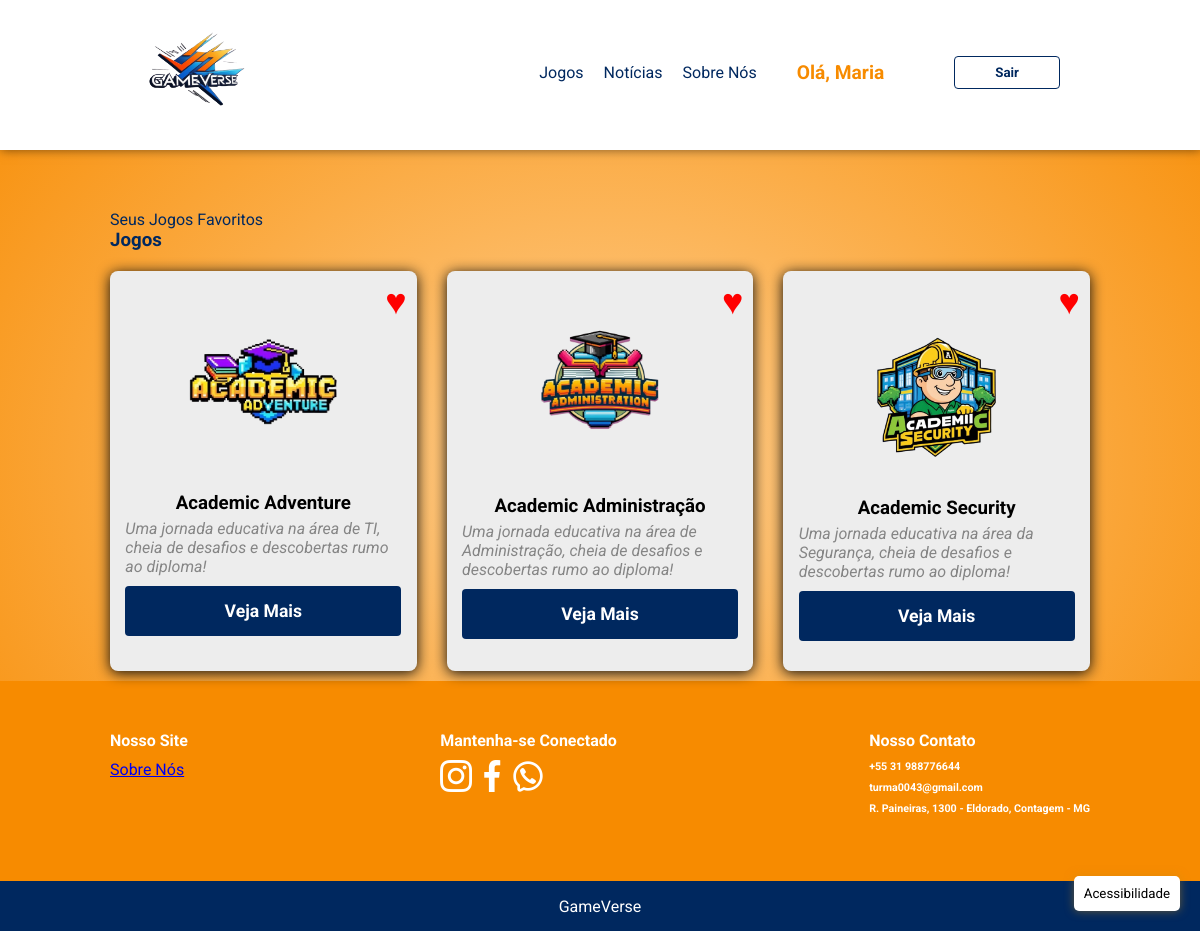
Screenshot of /jogos_favoritos.php (signed in) with the database file from the repository.
### tables this page shows
CREATE TABLE IF NOT EXISTS `jogos` (
  `id` int NOT NULL AUTO_INCREMENT,
  `nome` varchar(255) NOT NULL,
  `descricao` text,
  `imagem` varchar(255) DEFAULT NULL,
  PRIMARY KEY (`id`)
);

### jogos_favoritos.php (the view, shortened to what this page needs)
<?php
include 'conexao.php';
$id_user = $_SESSION['user_id'];
$query = "SELECT j.* FROM jogos j
          JOIN favoritos f ON j.id = f.id_jogo
          WHERE f.id_user = :id_user";
$stmt = $conn->prepare($query);
$stmt->bindParam(':id_user', $id_user, PDO::PARAM_INT);
$stmt->execute();
$favoritos = $stmt->fetchAll(PDO::FETCH_ASSOC);
$class_map = [
    '1' => 'card-item_fav-0',
    '2' => 'card-item_fav-1',
    '3' => 'card-item_fav-2',
];
?>
<!DOCTYPE html>
<html lang="pt-br">
<head>
    <link rel="stylesheet" href="/HTML_PROJECT/styles/favorites.css">
    <link rel="stylesheet" href="https://unicons.iconscout.com/release/v4.0.8/css/line.css">
</head>
<body>
    <button id="open-accessibility" aria-label="Abrir painel de acessibilidade">Acessibilidade</button>
    <header>
        <div class="content">
            <nav>
                <p class="brand">
                    <a href="index.php">
                        <img src="/HTML_PROJECT/assets/Logo2.png" alt="Logo GameVerse" class="logo">
                    </a>
                </p>
                <ul>
                    <li><a href="index.php#games">Jogos</a></li>
                    <li><a href="index.php#galery">Notícias</a></li>
                    <li><a href="about.php  ">Sobre Nós</a></li>
                    <?php if (isset($_SESSION['usuario'])): ?>
                        <li class="dropdown">
                            <div class="user-container" onclick="toggleDropdown()">
                                <span>Olá, <?php echo $_SESSION['usuario']; ?></span>
                            </div>
                        </li>
                        <li><button onclick="window.location.href='logout.php'">Sair</button></li>
                    <?php else: ?>
                        <li><button onclick="window.location.href='login.php'">Entrar</button></li>
                    <?php endif; ?>
                </ul>
            </nav>
        </div>
    </header>
    <?php if (empty($favoritos)): ?>
        <div class="no-favorites">
            <div class="no-favorites-message">
                <h2>Você não tem jogos favoritos ainda!</h2>
                <p>Adicione alguns aos seus favoritos.</p>
            </div>
        </div>
    <?php else: ?>
        <section class="catalog" id="games">
            <div class="content">
                <div class="title-wrapper-catalog">
                    <p>Seus Jogos Favoritos</p>
                    <h3>Jogos</h3>
                </div>
                <div class="card-wrapper">
                    <?php foreach ($favoritos as $jogo): ?>
                        <?php
                        $class = isset($class_map[$jogo['id']]) ? $class_map[$jogo['id']] : 'card-item_fav-default';
                        ?>
                        <div class="card-item_fav <?= $class ?>">
                            <div class="favorite-icon" onclick="toggleFavorite(this)" data-id-jogo="<?= $jogo['id'] ?>" data-favoritado="true" style="color: red;">
                                &#9829;
                            </div>
                            <img src="<?= $jogo['imagem'] ?>" alt="<?= $jogo['nome'] ?>" />
                            <div class="card-content">
                                <h3><?= $jogo['nome'] ?></h3>
                                <p><?= $jogo['descricao'] ?></p>
                                <button type="button" onclick="window.location.href='academic_adventure.php?id=<?= $jogo['id'] ?>'">Veja Mais</button>
                            </div>
                        </div>
                    <?php endforeach; ?>
                </div>
            </div>
        </section>
    <?php endif; ?>
    <footer>
        <div class="main">
            <div class="content footer-links">
                <div class="footer-company">
                    <h4>Nosso Site</h4>
                    <a href="/HTML_PROJECT/about.php">Sobre Nós</a>
                </div>
                <div class="footer-social">
                    <h4>Mantenha-se Conectado</h4>
                    <div class="social-icons">
                        <img src="/HTML_PROJECT/assets/instagram.png" alt="Instagram">
                        <img src="/HTML_PROJECT/assets/facebook.png" alt="Facebook">
                        <img src="/HTML_PROJECT/assets/whatsapp-svgrepo-com.png" alt="Whatsapp">
                    </div>
                </div>
                <div class="footer-contact">
                    <h4>Nosso Contato</h4>
                    <h6>+55 31 988776644</h6>
                    <h6>turma0043@gmail.com</h6>
                    <h6>R. Paineiras, 1300 - Eldorado, Contagem - MG</h6>
                </div>
            </div>
        </div>
        <div class="last">
            GameVerse
        </div>
    </footer>
</body>
</html>

### rows the page displays
jogos: shows a picture, nome "Academic Adventure", descricao "Uma jornada educativa na área de TI, cheia de desafios e descobertas rumo ao diploma!"
jogos: imagem (picture), nome "Academic Administração", descricao "Uma jornada educativa na área de Administração, cheia de desafios e descobertas rumo ao diploma!"
jogos: imagem (picture), nome "Academic Security", descricao "Uma jornada educativa na área da Segurança, cheia de desafios e descobertas rumo ao diploma!"

### other values shown
$_SESSION['usuario'] "Maria"
